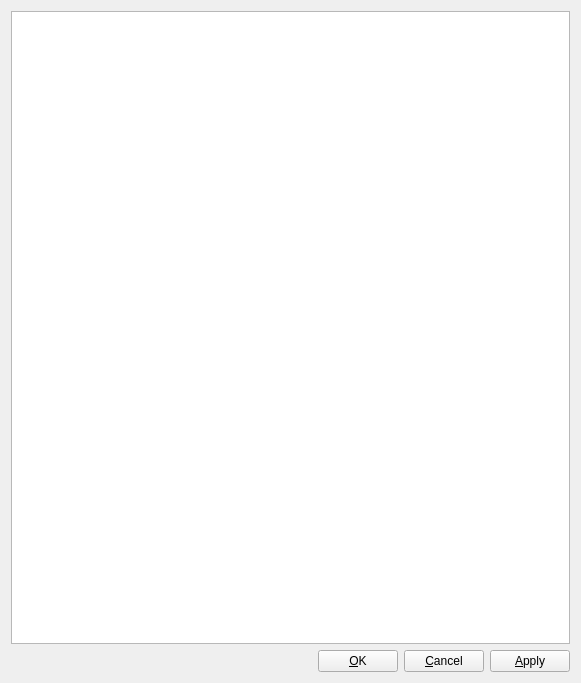
<?xml version="1.0" encoding="UTF-8"?>
<ui version="4.0">
 <class>StyleSheetEditor</class>
 <widget class="QWidget" name="StyleSheetEditor">
  <property name="geometry">
   <rect>
    <x>0</x>
    <y>0</y>
    <width>581</width>
    <height>683</height>
   </rect>
  </property>
  <property name="windowTitle">
   <string/>
  </property>
  <layout class="QVBoxLayout" name="verticalLayout">
   <item>
    <widget class="QPlainTextEdit" name="edit"/>
   </item>
   <item>
    <layout class="QHBoxLayout" name="horizontalLayout">
     <item>
      <spacer name="horizontalSpacer">
       <property name="orientation">
        <enum>Qt::Horizontal</enum>
       </property>
       <property name="sizeHint" stdset="0">
        <size>
         <width>40</width>
         <height>10</height>
        </size>
       </property>
      </spacer>
     </item>
     <item>
      <widget class="QPushButton" name="buttonOk">
       <property name="text">
        <string>&amp;OK</string>
       </property>
      </widget>
     </item>
     <item>
      <widget class="QPushButton" name="buttonCancel">
       <property name="text">
        <string>&amp;Cancel</string>
       </property>
      </widget>
     </item>
     <item>
      <widget class="QPushButton" name="buttonApply">
       <property name="text">
        <string>&amp;Apply</string>
       </property>
      </widget>
     </item>
    </layout>
   </item>
  </layout>
  <action name="actionApply">
   <property name="text">
    <string>&amp;Apply</string>
   </property>
  </action>
  <action name="actionOk">
   <property name="text">
    <string>&amp;OK</string>
   </property>
  </action>
  <action name="actionCancel">
   <property name="text">
    <string>&amp;Cancel</string>
   </property>
  </action>
 </widget>
 <layoutdefault spacing="6" margin="11"/>
 <resources/>
 <connections>
  <connection>
   <sender>actionApply</sender>
   <signal>triggered()</signal>
   <receiver>StyleSheetEditor</receiver>
   <slot>onActionApply()</slot>
   <hints>
    <hint type="sourcelabel">
     <x>-1</x>
     <y>-1</y>
    </hint>
    <hint type="destinationlabel">
     <x>353</x>
     <y>385</y>
    </hint>
   </hints>
  </connection>
  <connection>
   <sender>actionOk</sender>
   <signal>triggered()</signal>
   <receiver>StyleSheetEditor</receiver>
   <slot>onActionOk()</slot>
   <hints>
    <hint type="sourcelabel">
     <x>-1</x>
     <y>-1</y>
    </hint>
    <hint type="destinationlabel">
     <x>353</x>
     <y>385</y>
    </hint>
   </hints>
  </connection>
  <connection>
   <sender>actionCancel</sender>
   <signal>triggered()</signal>
   <receiver>StyleSheetEditor</receiver>
   <slot>onActionCancel()</slot>
   <hints>
    <hint type="sourcelabel">
     <x>-1</x>
     <y>-1</y>
    </hint>
    <hint type="destinationlabel">
     <x>353</x>
     <y>385</y>
    </hint>
   </hints>
  </connection>
  <connection>
   <sender>buttonOk</sender>
   <signal>clicked()</signal>
   <receiver>actionOk</receiver>
   <slot>trigger()</slot>
   <hints>
    <hint type="sourcelabel">
     <x>498</x>
     <y>750</y>
    </hint>
    <hint type="destinationlabel">
     <x>-1</x>
     <y>-1</y>
    </hint>
   </hints>
  </connection>
  <connection>
   <sender>buttonApply</sender>
   <signal>clicked()</signal>
   <receiver>actionApply</receiver>
   <slot>trigger()</slot>
   <hints>
    <hint type="sourcelabel">
     <x>579</x>
     <y>750</y>
    </hint>
    <hint type="destinationlabel">
     <x>-1</x>
     <y>-1</y>
    </hint>
   </hints>
  </connection>
  <connection>
   <sender>buttonCancel</sender>
   <signal>clicked()</signal>
   <receiver>actionCancel</receiver>
   <slot>trigger()</slot>
   <hints>
    <hint type="sourcelabel">
     <x>660</x>
     <y>750</y>
    </hint>
    <hint type="destinationlabel">
     <x>-1</x>
     <y>-1</y>
    </hint>
   </hints>
  </connection>
 </connections>
 <slots>
  <slot>onActionApply()</slot>
  <slot>onActionOk()</slot>
  <slot>onActionCancel()</slot>
 </slots>
</ui>
